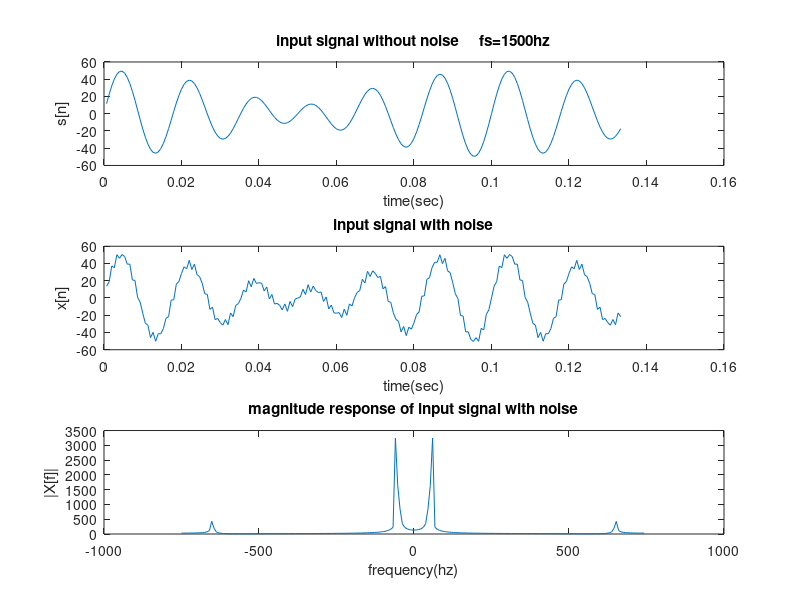
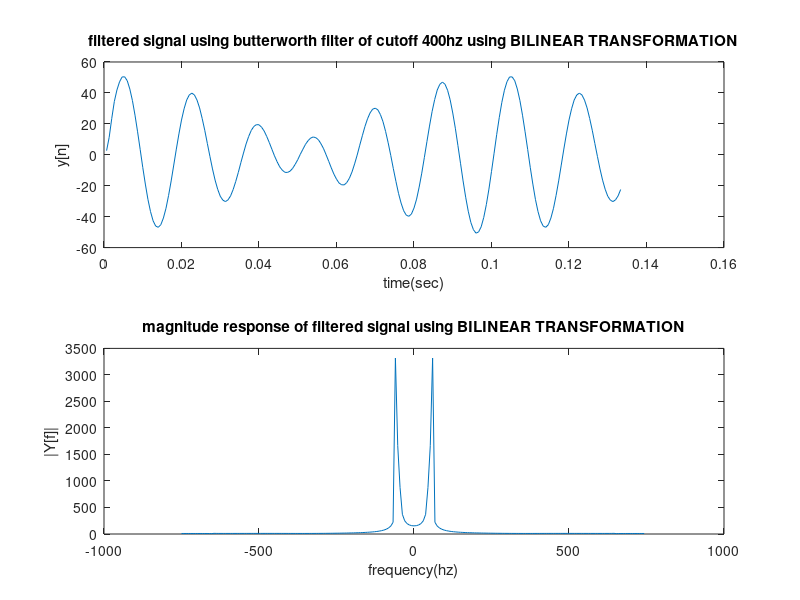

These figures' MATLAB source, in order: (Note: this script raises an error after producing the figures.)
clear all,close all
a1=20;a2=30;a3=5;f1=50;f2=60;f3=650;fs=1500;ts=1/fs;n=1:200;
s=a1*sin(2*pi*n*f1*ts)+a2*sin(2*pi*n*f2*ts);
x=s+a3*sin(2*pi*n*f3*ts);
figure;
subplot(3,1,1),plot(n*ts,s),title('input signal without noise     fs=1500hz'),xlabel('time(sec)'),ylabel('s[n]');
subplot(3,1,2),plot(n*ts,x),title('input signal with noise'),xlabel('time(sec)'),ylabel('x[n]');
X=fft(x);N=200;
X=[X((N/2)+1:N) X(1:N/2)];
subplot(3,1,3),plot((-(N/2):(N/2)-1)*fs/N,abs(X)),title('magnitude response of input signal with noise'),xlabel('frequency(hz)'),ylabel('|X[f]|');
f=n*fs/N;
wc=2*pi*400/fs;
y(1)=0;y(2)=0;y(3)=0;
x=[0 0 0 x];
for i=1:N
    y(i+3)=(1.38996*x(i+3)+4.169898*x(i+2)+4.169898*x(i+1)+1.38996*x(i)-1.35537*y(i+2)-2.24153*y(i+1)-0.21419*y(i))/7.05803;
end
y=y(4:N+3);
figure;
subplot(2,1,1),plot(n*ts,y),title('filtered signal using butterworth filter of cutoff 400hz using BILINEAR TRANSFORMATION'),xlabel('time(sec)'),ylabel('y[n]');
Y=fft(y);
Y=[Y((N/2)+1:N) Y(1:N/2)];
subplot(2,1,2),plot((-(N/2):(N/2)-1)*fs/N,abs(Y)),title('magnitude response of filtered signal using BILINEAR TRANSFORMATION'),xlabel('frequency(hz)'),ylabel('|Y[f]|');
a=[1.38996 4.169898 4.169898 1.38996];
b=[7.05803 1.35537 2.24153 0.21419];
[h,w]=freqz(a,b,'whole',1500);
a=h(1:750,1);b=h(751:1500,1);
i=1:750;
c(1,i)=a(i,1);d(1,i)=b(i,1);
H=[d c];
figure;
subplot(2,1,1),plot((-750:749),abs(H)),title('Magnitude response of BUTTERWORTH filter using BILINEAR TRANSFORMATION---cutoff 400hz'),xlabel('frequency(hz)'),ylabel('|H[f]|');
subplot(2,1,2),plot((-750:749),phase(h)),title('Phase response of BUTTERWORTH filter using BILINEAR TRANSFORMATION---cutoff 400hz'),xlabel('frequency(hz)'),ylabel('phase of H');



%impulse invariance
y1(1)=0;y1(2)=0;
x=[0 0 x];j=sqrt(-1);Wc=2*pi*200;
for i=1:N
    y1(i+2)=0.43366*x(i+1)+0.91755*y1(i+1)-0.30582*y1(i);
end
y1=y1(3:N+2);
figure;
subplot(2,1,1),plot(n*ts,y1),title('filtered signal using butterworth filter of cutoff 400hz using IMPULSE INVARIANCE TECHNIQUE'),xlabel('time(sec)'),ylabel('y1[n]');
Y1=fft(y1);
Y1=[Y1((N/2)+1:N) Y1(1:N/2)];
subplot(2,1,2),plot((-(N/2):(N/2)-1)*fs/N,abs(Y1)),title('magnitude response of filtered signal using IMPULSE INVARIANCE TECHNIQUE'),xlabel('frequency(hz)'),ylabel('|Y1[f]|');
a=[0 0.43366 0];b=[1 -0.91755 0.30582];
[h,w]=freqz(a,b,'whole',1500);
a=h(1:750,1);b=h(751:1500,1);
i=1:750;
c(1,i)=a(i,1);d(1,i)=b(i,1);
H=[d c];
figure;
subplot(2,1,1),plot((-750:749),abs(H)),title('Magnitude response of BUTTERWORTH filter using IMPULSE INVARIANCE TECHNIQUE---cutoff 200hz'),xlabel('frequency(hz)'),ylabel('|H[f]|');
subplot(2,1,2),plot((-750:749),phase(h)),title('Phase response of BUTTERWORTH filter using IMPULSE INVARIANCE TECHNIQUE---cutoff 200hz'),xlabel('frequency(hz)'),ylabel('phase of H');